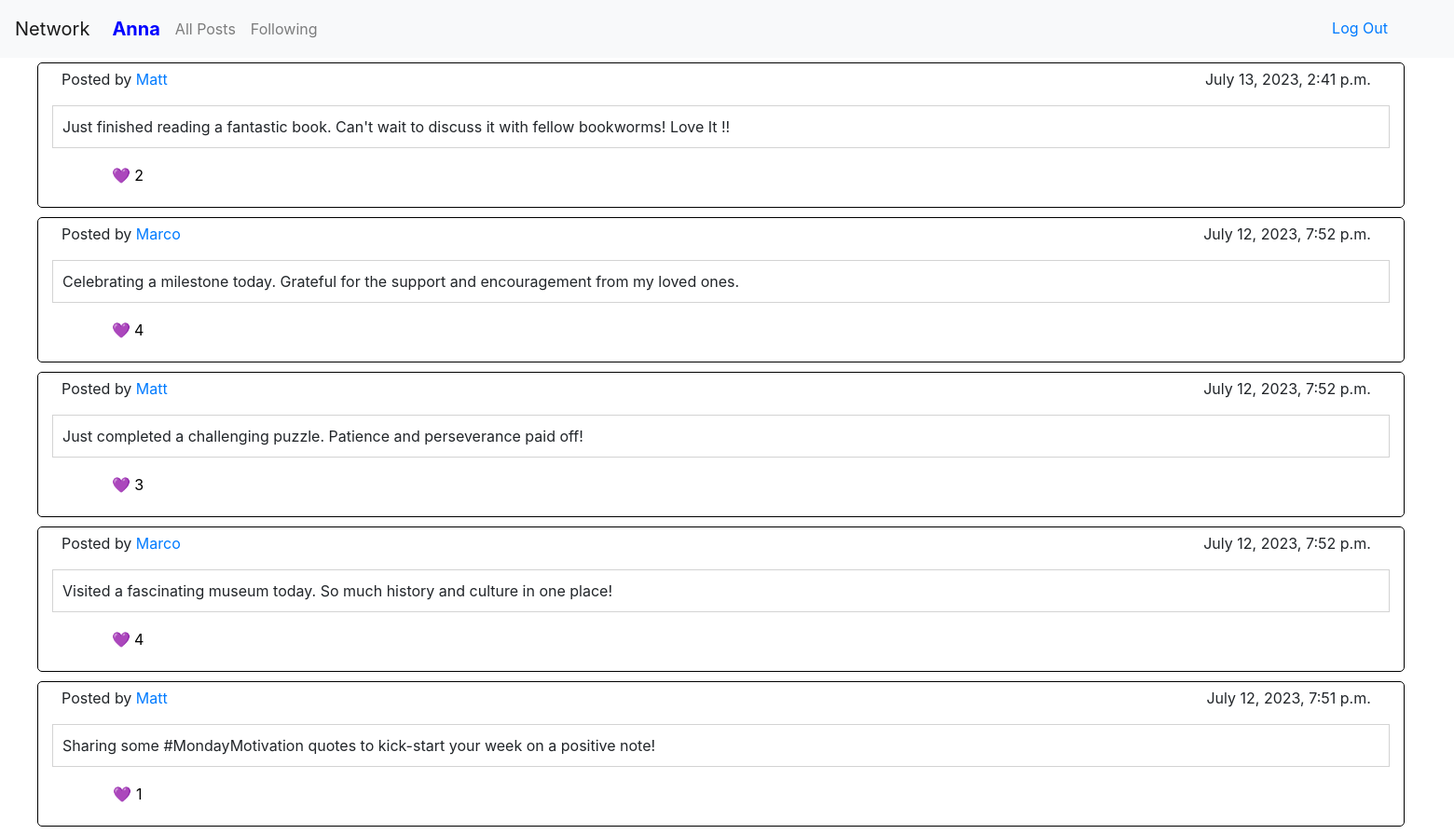
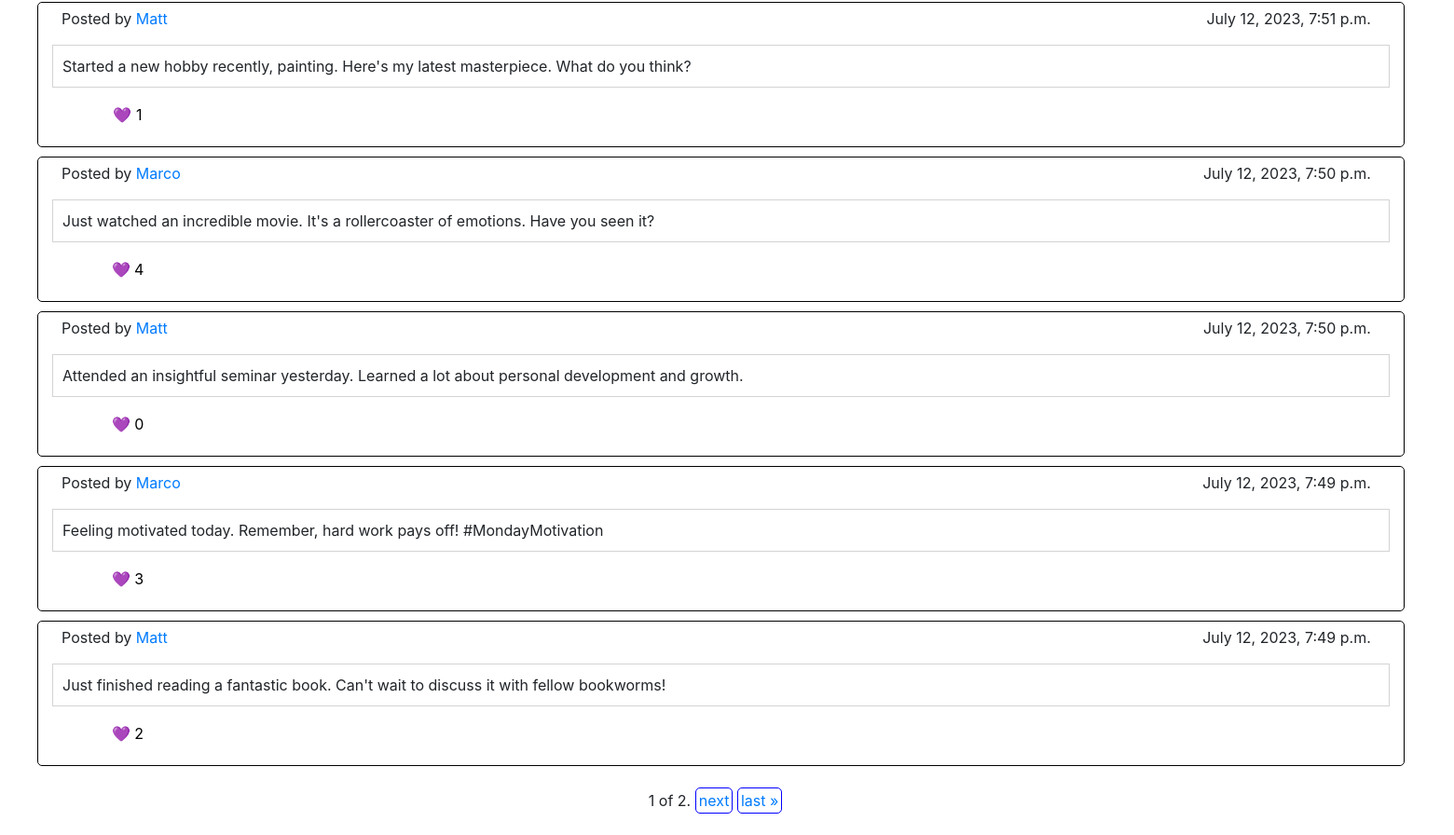
The app's page /following (signed in) with its own data (2 pictures, top to bottom).
### network/models.py (models this page shows, shortened)
class User(AbstractUser):
    id = models.BigAutoField(primary_key=True)

class Post(models.Model):
    id = models.BigAutoField(primary_key=True)
    user = models.ForeignKey(User, on_delete=models.CASCADE)
    body_text = models.TextField()
    timestamp = models.DateTimeField()
    likes = models.IntegerField(default=0)
    liked_by = models.ManyToManyField(User, related_name='likes', blank=True)

### network/views.py (the view)
# urls.py: path("following", views.following, name="following"),
@login_required(login_url='login')
def following(request):
    following_users = Following.objects.filter(user=request.user).values_list('following_user', flat=True)
    post_list = Post.objects.filter(Q(user__in=following_users)).order_by('-timestamp')
    paginator = Paginator(post_list, 10)   # Show x posts per page.
    page_number = request.GET.get('page')
    page_obj = paginator.get_page(page_number)
    return render(request, "network/following.html", {
        "page_obj": page_obj,
    })

### network/templates/network/following.html (shortened to what this page needs)
{% extends "network/layout.html" %}
{% block body %}
    <ul id="post_list">
        {% for post in page_obj %}
            <li>
                <div class="user_post">
                    <div class="user_info">
                        <p id="post_username">Posted by <a href="{% url 'user_page' user_id=post.user.id %}">{{ post.user }}</a></p>
                        <p id="post_timestamp">{{ post.timestamp }}</p>
                    </div>
                    <p id="post_body">{{ post.body_text }}</p>
                    <form id="post_opt">
                        <button class="like_button" data-post-id="{{ post.id }}">
                          <p class="post_likes">&#x1F49C; {{ post.likes }}</p>
                        </button>
                    </form>
                  </div>
                </li>
        {% empty %}
          <li>No Posts.</li>
        {% endfor %}
      </ul>
      <div class="pagination" id="pagination" >
        <span class="step-links">
          <span class="current">
            {{ page_obj.number }} of {{ page_obj.paginator.num_pages }}.
          </span>
          {% if page_obj.has_next %}
            <a id="pag_opt" href="?page={{ page_obj.next_page_number }}">next</a>
            <a id="pag_opt" href="?page={{ page_obj.paginator.num_pages }}">last &raquo;</a>
          {% endif %}
        </span>
      </div>
{% endblock %}

### network/templates/network/layout.html (shortened to what this page needs)
{% load static %}
<!DOCTYPE html>
<html lang="en">
    <head>
        <link rel="stylesheet" href="https://stackpath.bootstrapcdn.com/bootstrap/4.4.1/css/bootstrap.min.css">
        <link href="{% static 'network/styles.css' %}" rel="stylesheet">
    </head>
    <body>
        <nav class="navbar navbar-expand-lg navbar-light bg-light" id="navbar">
            <a class="navbar-brand" href="#">Network</a>
            <div>
              <ul class="navbar-nav mr-auto">
                {% if user.is_authenticated %}
                    <li class="nav-items">
                        <a class="nav-link" id="user_profile" style="font-size: 20px; href="{% url 'user_page' user_id=user.id %}"><strong>{{ user.username }}</strong></a>
                    </li>
                {% endif %}
                <li class="nav-item">
                  <a class="nav-link" href="{% url 'index' %}">All Posts</a>
                </li>
                {% if user.is_authenticated %}
                    <li class="nav-item">
                        <a class="nav-link" href="{% url 'following' %}">Following</a>
                    </li>
                {% endif %}
              </ul>
                {% if user.is_authenticated %}
                    <a class="nav-link" href="{% url 'logout' %}" style="position: absolute; top: 10px; right: 55px;">Log Out</a>
                {% endif %}
            </div>
          </nav>
        <div class="body">
            {% block body %}
            {% endblock %}
        </div>
    </body>
</html>

### network/static/network/styles.css (style rules this page uses)
.nav-item { margin-top: 3px; }
#post_list { list-style-type: none; }
.user_post { width: 96.5%; height: 80%; border: 1px solid black; border-radius: 5px; padding: 5px; margin-top: 5px; margin-bottom: 10px; align-items: center; }
.user_info { display: flex; flex-grow: 1; justify-content: space-between; margin-left: 20px; margin-right: 30px; }
#post_body { margin-left: 10px; margin-right: 10px; padding: 10px; border: 1px solid lightgrey; white-space: pre-wrap; }
#post_opt { display: grid; grid-template-columns: repeat(8, 1fr); }
.like_button { border: none; background: transparent; grid-column: 1 / 2; }
#user_profile { color: blue; }
#pagination { position: relative; left: 43%; cursor: pointer; margin: 25px; }
#pag_opt { border-radius: 5px; padding: 3px; border: 1px solid blue; }

### records on screen
User: username "Anna"
Post: user "Matt", timestamp "July 13, 2023, 2:41 p.m.", body_text "Just finished reading a fantastic book. Can't wait to discuss it with fellow bookworms! Love It !!", likes "2"
Post: user "Marco", timestamp "July 12, 2023, 7:52 p.m.", body_text "Celebrating a milestone today. Grateful for the support and encouragement from my loved ones.", likes "4"
Post: user "Matt", timestamp "July 12, 2023, 7:52 p.m.", body_text "Just completed a challenging puzzle. Patience and perseverance paid off!", likes "3"
Post: user "Marco", timestamp "July 12, 2023, 7:52 p.m.", body_text "Visited a fascinating museum today. So much history and culture in one place!", likes "4"
Post: user "Matt", timestamp "July 12, 2023, 7:51 p.m.", body_text "Sharing some #MondayMotivation quotes to kick-start your week on a positive note!", likes "1"
Post: user "Matt", timestamp "July 12, 2023, 7:51 p.m.", body_text "Started a new hobby recently, painting. Here's my latest masterpiece. What do you think?", likes "1"
Post: user "Marco", timestamp "July 12, 2023, 7:50 p.m.", body_text "Just watched an incredible movie. It's a rollercoaster of emotions. Have you seen it?", likes "4"
Post: user "Matt", timestamp "July 12, 2023, 7:50 p.m.", body_text "Attended an insightful seminar yesterday. Learned a lot about personal development and growth.", likes "0"
Post: user "Marco", timestamp "July 12, 2023, 7:49 p.m.", body_text "Feeling motivated today. Remember, hard work pays off! #MondayMotivation", likes "3"
Post: user "Matt", timestamp "July 12, 2023, 7:49 p.m.", body_text "Just finished reading a fantastic book. Can't wait to discuss it with fellow bookworms!", likes "2"

### other values on screen
{{ page_obj.number }} "1"
{{ page_obj.paginator.num_pages }} "2"
